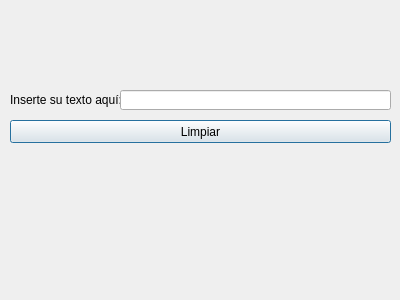
<?xml version="1.0" encoding="UTF-8"?>
<ui version="4.0">
 <class>Dialog</class>
 <widget class="QDialog" name="Dialog">
  <property name="geometry">
   <rect>
    <x>0</x>
    <y>0</y>
    <width>400</width>
    <height>300</height>
   </rect>
  </property>
  <property name="windowTitle">
   <string>Dialog</string>
  </property>
  <widget class="QLabel" name="label">
   <property name="geometry">
    <rect>
     <x>10</x>
     <y>90</y>
     <width>111</width>
     <height>20</height>
    </rect>
   </property>
   <property name="text">
    <string>Inserte su texto aquí:</string>
   </property>
  </widget>
  <widget class="QLineEdit" name="lineEdit">
   <property name="geometry">
    <rect>
     <x>120</x>
     <y>90</y>
     <width>271</width>
     <height>20</height>
    </rect>
   </property>
  </widget>
  <widget class="QPushButton" name="pushButton">
   <property name="geometry">
    <rect>
     <x>10</x>
     <y>120</y>
     <width>381</width>
     <height>23</height>
    </rect>
   </property>
   <property name="text">
    <string>Limpiar</string>
   </property>
  </widget>
 </widget>
 <resources/>
 <connections>
  <connection>
   <sender>pushButton</sender>
   <signal>clicked()</signal>
   <receiver>lineEdit</receiver>
   <slot>clear()</slot>
   <hints>
    <hint type="sourcelabel">
     <x>175</x>
     <y>133</y>
    </hint>
    <hint type="destinationlabel">
     <x>218</x>
     <y>96</y>
    </hint>
   </hints>
  </connection>
 </connections>
</ui>
